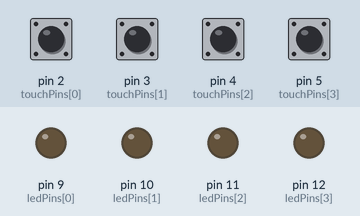
Simulated run of this sketch. Board: Arduino Uno, built with avr-gcc and run on an emulated ATmega328P. Parts: output pins drawn as LEDs (lit = HIGH). The test bench sets the inputs (shaded band); at power-on: pin 2 (touchPins[0]), pin 3 (touchPins[1]), pin 4 (touchPins[2]), pin 5 (touchPins[3]) LOW.

Above: at 1.2 s.
1.3 s: pin 2 (touchPins[0]) pulled HIGH for 0.25 s
At 1.7 s:
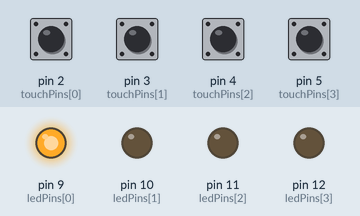
3.0 s: pin 3 (touchPins[1]) pulled HIGH for 0.25 s
At 4.1 s:
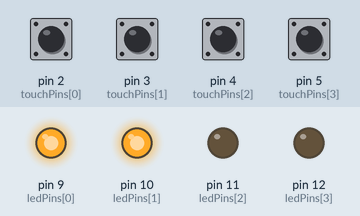
4.7 s: pin 4 (touchPins[2]) pulled HIGH for 0.25 s
At 5.5 s:
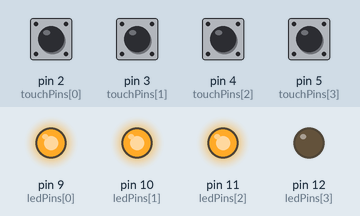
6.4 s: pin 5 (touchPins[3]) pulled HIGH for 0.25 s
At 6.7 s:
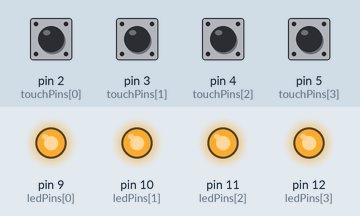
8.1 s: pin 2 (touchPins[0]) pulled HIGH for 1 s
At 9.3 s:
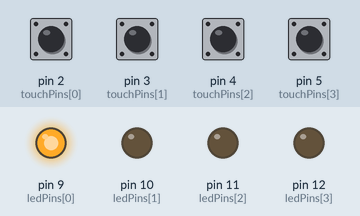
10.6 s: pin 3 (touchPins[1]) pulled HIGH for 1 s
At 11.2 s:
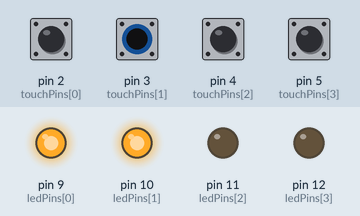
Timing chart, 0 to 13.6 s (numbered marks = the images above; inputs shaded):
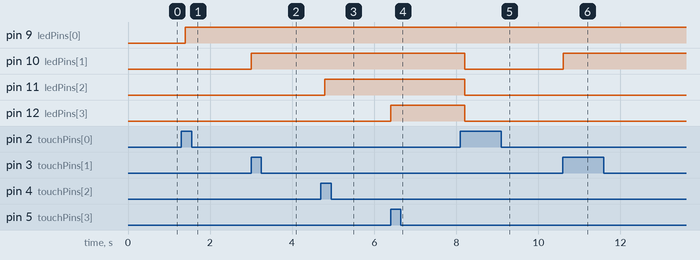

Measured:
- after the input at 1.3 s, pin 9 (ledPins[0]): LOW → HIGH after 0.10 s
- after the input at 3.0 s, pin 10 (ledPins[1]): LOW → HIGH at once
- after the input at 4.7 s, pin 11 (ledPins[2]): LOW → HIGH after 0.10 s
- after the input at 6.4 s, pin 12 (ledPins[3]): LOW → HIGH at once
- after the input at 8.1 s, pin 10 (ledPins[1]), pin 11 (ledPins[2]), pin 12 (ledPins[3]): HIGH → LOW after 0.10 s
- after the input at 10.6 s, pin 10 (ledPins[1]): LOW → HIGH at once

The sketch:

SENSOR_TOUCH_TTP224.ino
```cpp
const int ledPins[] = {9, 10, 11, 12}; // Pinos dos LEDs
const int touchPins[] = {2, 3, 4, 5};   // Pinos do sensor touch
int ledCount = 0;                       // Contador de LEDs acesos

void setup() {
  for (int i = 0; i < 4; i++) {
    pinMode(ledPins[i], OUTPUT);        // Configura os pinos dos LEDs como saída
    pinMode(touchPins[i], INPUT);       // Configura os pinos do sensor touch como entrada
  }
}

void loop() {
  // Lê o estado de cada pino do sensor touch
  for (int i = 0; i < 4; i++) {
    if (digitalRead(touchPins[i]) == HIGH) { // Se o sensor for tocado
      ledCount = i + 1;                       // Define o contador com base no pino tocado
      break;                                   // Sai do loop após o primeiro toque
    }
  }

  // Atualiza os LEDs com base no contador
  for (int i = 0; i < 4; i++) {
    if (i < ledCount) {
      digitalWrite(ledPins[i], HIGH);         // Acende os LEDs de acordo com o contador
    } else {
      digitalWrite(ledPins[i], LOW);          // Apaga os LEDs que não devem estar acesos
    }
  }

  delay(200); // Aguarda um pouco antes de ler novamente
}
```
